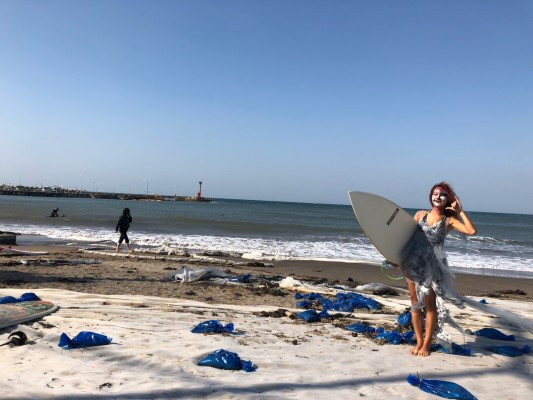
#> input picture python 4주차/surf.jpg, 533 x 400 px
$ jupyter execute --allow-errors '3-1. MDS, Cluster. Kmeans.ipynb'   (shell and % lines are left out)
#> lines starting #> are read from the running program, lines starting #| are printed output that depends on the picture; long printed decimals are rounded
# PCA : 주성분 분석 => 모델 전처리에 사용

상관계수행렬와 공분산행렬 => 고유값분해

변수간의 다중공선성이 있는지 확인해서 노이즈잡음제거 / 변수중요도를 알아보기 위해서 사용함

### 공분산 (covariance) : cov()
- 두변량이 각각의 평균으로부터 변화하는 방향 및 양에 대한 기대값
- 공분산이 +면 한변수값이 증가할때 다른변수값도 증가함

두변수의 단위에 의존하여 다른데이터와 비교시 불편 => 상관계수사용

### 상관계수 = 표준화된 공분산 (pearson correlation coefficient) : cor()
- 공분산은 각변량의 단위에 의존(변동크기량 모호)
- 공분산을 각 변량의 표준편차로 나누어 표준화
양의 값이면 두변수가 같은 방향으로 움직임 / 음이면 반대 / 0이면 선형관계없음

출처: https://rfriend.tistory.com/126 [R, Python 분석과 프로그래밍의 친구 (by R Friend)]

## 고유값 분해 => 특징추출 (pandas 초기에 설명함??)
고유값과 고유벡터로 확인됨 ( 내적=0 일때는 정직교함 => 이미지로 볼것)

[cell 1]
import numpy as np
rng = np.random.RandomState(10) #seed 값
C = rng.randn(3,3)# normal 3x3 행별
print(np.dot(C, C.T))
# T 전치행렬 , 행렬의 거듭제곱을 하기 위해서 전치행렬곱해줌
# 행렬 거듭제곱 = > 정방행렬, 대칭행렬 값이 나옴
print()


# 고유값 분해
e, V = np.linalg.eigh(np.dot(C, C.T))
print("eigenvector : 고유벡터", V)
print()
print("eigenvalue : 고유값", e)
## 3개의 벡터의 고유값

np.dot(V[1],V[2]) # 두벡터의 내적 => 0 에 가까움 : 직교한다

# MDS 다차원척도법 => 시각화

데이터 @ 임의의 직교행렬
(50,10) @ (10,2) = (50,2) 변수들을 고려해서 2차원 시각화 => 재해석함

10변수를 10차원인데 시각화가 불가함 => 2차원으로 시각화 하기 위해 내적

[cell 2]
import matplotlib.pyplot as plt
import seaborn as sns; sns.set()
import numpy as np

# 이미지를 파일로 출력하고 로딩한 다음 글씨만 추출
def make_hello(N=1000, rseed=42):
#> called with N = 1000, rseed = 42
    fig, ax = plt.subplots(figsize=(4, 1))
    fig.subplots_adjust(left=0, right=1, bottom=0, top=1)
    ax.axis('off')
    ax.text(0.5, 0.4, 'Gina', va='center', ha='center', weight='bold', size=85)
    fig.savefig('Gina.png')
    plt.close(fig)

    from matplotlib.image import imread
    data = imread('Gina.png')[::-1, :, 0].T
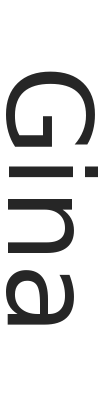
#> data: shape (400, 100) float32; min 0.149, max 1, mean 0.856
    print("이미지차원", data.shape)
#| 이미지차원 (400, 100)

    print(data)
#> (printed output is left out)
    rng = np.random.RandomState(rseed)
    X = rng.rand(4 * N, 2)
    print("만든 갯수",X.shape)
    print((X * data.shape).shape)
#| (4000, 2)
    i, j = (X * data.shape).astype(int).T

    mask = (data[i, j] < 1)
    X = X[mask]
#> X = 762 pairs, first value 0.181 to 0.812, second value 0.0616 to 0.978
    print("새로운X갯수", X.shape)
#| 새로운X갯수 (762, 2)
    print("원래이미지의 차수 ", data.shape)
#| 원래이미지의 차수  (400, 100)
    X[:, 0] *= (data.shape[0] / data.shape[1])
    X = X[:N]
#> X = 762 pairs, first value 0.722 to 3.25, second value 0.0616 to 0.978

    return X[np.argsort(X[:, 0])]

[cell 3]
X=make_hello(1000)
colorize=dict(c=X[:, 0], cmap=plt.cm.get_cmap('rainbow',5))
#> colorize = 2 items

plt.scatter(X[:,0], X[:, 1], **colorize)
plt.axis('equal')


print()
print()

print( "X 행렬의 모양", X.shape)
#| X 행렬의 모양 (762, 2)

#X=make_hello(1000)
#colorize=dict(c=X[:, 0], cmap=plt.cm.get_cmap('rainbow',5))
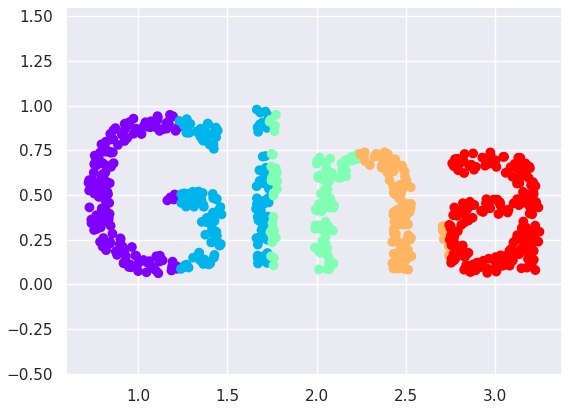
#> figure drawn by matplotlib, 1 panel

[cell 4]
               # 사람이 표현하는 각도
def rotate(X, angle):
    theta = np.deg2rad(angle) # 라디안 컴퓨터가 인식할수 있게 변경 =>호의 길이
    R = [[np.cos(theta), np.sin(theta)], [-np.sin(theta), np.cos(theta)]]
    # 2차원 행렬회전 [x축으로 1, y축 0] , []

    print(type(R))
    return np.dot(X, R) # 1000x2 @ 2x2 = 1000x2 : 내적으로 행렬 회전시킴

# 20도 돌아감
X2 = rotate(X, 20) + 5 # 각도회전으로 글자 잘릴까봐 +5
#> X2 = 762 pairs, first value 5.46 to 8, second value 5.41 to 6.74
plt.scatter(X2[:, 0], X2[:, 1], **colorize)
plt.axis('equal')

[cell 5]
# 각 점들간의 상호거리
from sklearn.metrics import pairwise_distances
                     # 디폴트 -유클리디안 거리:피타고라스의 정리


    # 재밌게 1000차원으로 ~~~~
    # 새로운거 한번 만들어보자 ~~


D = pairwise_distances(X) #거리행렬
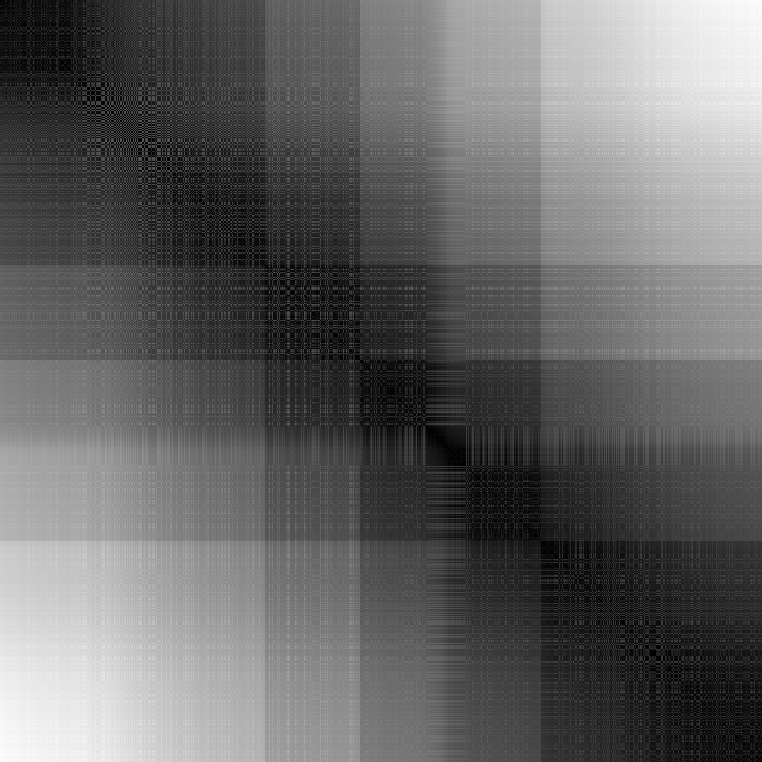
#> D: shape (762, 762) float64; min 0, max 2.55, mean 1.02; drawn with min black and max white
print(D.shape) # 1000x1000 정방행렬 이면서 대칭행렬 (행과 열에 똑같은 변수)
#| (762, 762)
print()

print(D[:5, :5])
#| [[0.         0.01548 0.04292 0.1377  0.01577]
#|  [0.01548 0.         0.05788 0.1527 0.0113]
#|  [0.04292 0.05788 0.         0.09483 0.05264]
#|  [0.1377  0.1527 0.09483 0.         0.1468]
#|  [0.01577 0.0113 0.05264 0.1468 0.        ]]

plt.imshow(D, zorder=2, cmap='Blues', interpolation='nearest')
plt.colorbar()
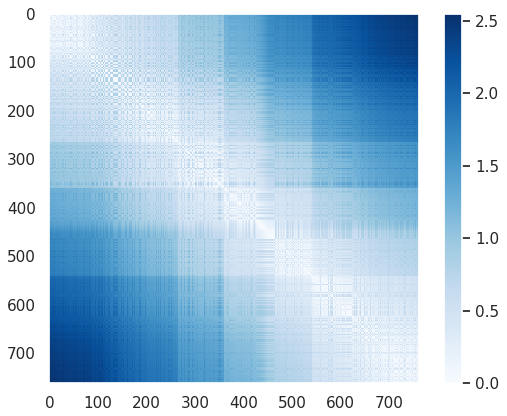
#> figure drawn by matplotlib, 2 panels

[cell 6]
D2 = pairwise_distances(X2) #X2 = 1000x2 행렬
np.allclose(D,D2)
#> Out = True
#원형을 유지하고 있음

[cell 7]
# 다형체  manifold
from sklearn.manifold import MDS
model = MDS(n_components=2, dissimilarity='precomputed', random_state=1) # MDS 1000차원 => 2차원으로 축소
# dissimilarity='precomputed 미리 계산 되어진 거리행렬 이용해 차원축소함

out = model.fit_transform(D) # 모델에 D 값
#> out = 762 pairs, first value -0.728 to 0.774, second value -1.2 to 1.23
plt.scatter(out[:,0], out[:,1], **colorize)
plt.axis('equal')
print(out)
#> (printed output is left out)
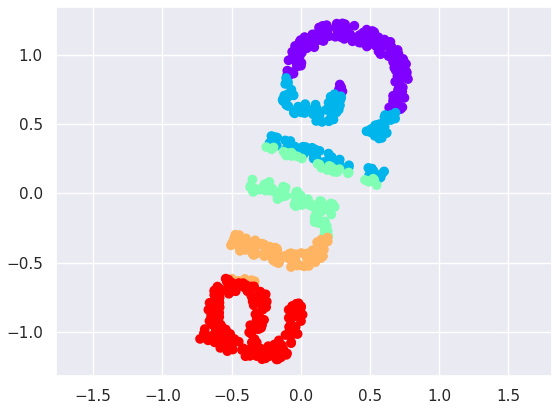
#> figure drawn by matplotlib, 1 panel

[cell 8]
# 2차원 -> 3차원으로 변환
# MDS 는 분석용으로 못씀 = random 이라 시각화로만 씀

print(" 데이터의 차원은", X.shape)
#|  데이터의 차원은 (762, 2)
print(X.shape[1])
#| 2
print()

def random_projection(X, dimension=3, rseed=42):      # 3 차원 만들어라
#> called with X = array of shape (762, 2), dimension = 3, rseed = 42
    assert dimension >= X.shape[1]
    # assert 확인해라 :  2차원인 경우 행,열로 출력 => 차원확대만 가능

    rng = np.random.RandomState(rseed)
    C = rng.randn(dimension, dimension) #(3x3)
    print("C는 ", C.shape)
    print(np.dot(C, C.T)) #행렬의 거듭제곱 => 정방행렬, 대칭행렬 만듦

    e, V = np.linalg.eigh(np.dot(C, C.T)) #고유값분해 -> 고유벡터는 정직교
    print("V는 ", V.shape) #(3x3)

    print("차원은", V[:X.shape[1]]) # 원래 데이터 2차원 =(2x3)
#| 차원은 [[-0.6336  0.7594  0.1479]
#|  [ 0.648  0.4165  0.6376]]
    return np.dot(X, V[:X.shape[1]]) # (1000x2)@(2,3) =(3x2) 변환


X3=random_projection(X,3)
#> X3 = 762 rows, first 8: [-0.0896, 0.785, 0.469], [-0.082, 0.794, 0.479], [-0.12, 0.77, 0.442], [-0.182, 0.732, 0.382], [-0.092, 0.799, 0.477], [-0.233, 0.711, 0.34], [-0.246, 0.703, 0.327], [-0.118, 0.788, 0.455]
X3.shape

[cell 9]
from  mpl_toolkits import mplot3d

ax = plt.axes(projection = '3d')
ax.scatter3D(X3[:, 0], X3[:, 1], X3[:,2], **colorize)
ax.view_init(azim=60, elev=30)
            # azim 좌우 elev 위아래 = 3차원에서 보는 카메라의 각도
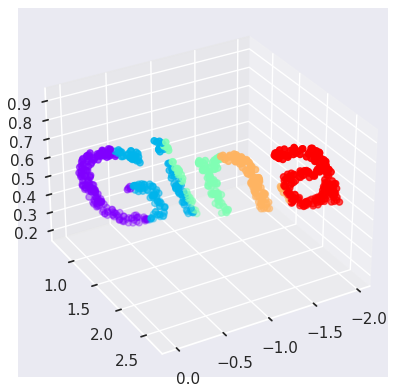
#> figure drawn by matplotlib, 1 panel

[cell 10]
model = MDS(n_components=2, random_state=1)
out3 = model.fit_transform(X3)
#> out3 has the same summary as out
plt.scatter(out3[:, 0], out3[:, 1], **colorize)
plt.axis('equal')

[cell 11]
def make_hello_s_curve(X):
    t = (X[:, 0] -2) * 0.75 * np.pi
#> t = 762 values from -3.01 to 2.94
    x = np.sin(t)
#> x = 762 values, max 0.996 at index 541, min -1 at index 201, mean 0.00346
    y =X[:, 1]
#> y = 762 values, max 0.978 at index 269, min 0.0616 at index 142, mean 0.445
    z = np.sign(t) * (np.cos(t) -1 ) #sign = + -
#> z = 762 values, max 1.99 at index 0, min -1.98 at index 761, mean -0.00605
    return np.vstack((x,y,z)).T

XS=make_hello_s_curve(X)
#> XS = 762 rows, first 8: [-0.131, 0.568, 1.99], [-0.139, 0.583, 1.99], [-0.139, 0.525, 1.99], [-0.142, 0.43, 1.99], [-0.161, 0.577, 1.99], [-0.167, 0.362, 1.99], [-0.169, 0.342, 1.99], [-0.173, 0.542, 1.98]
ax =plt.axes(projection='3d')
ax.scatter3D(XS[:, 0], XS[:, 1], XS[:, 2], **colorize)

# MDS는 비선형에 취약, 선형에는 강하지만
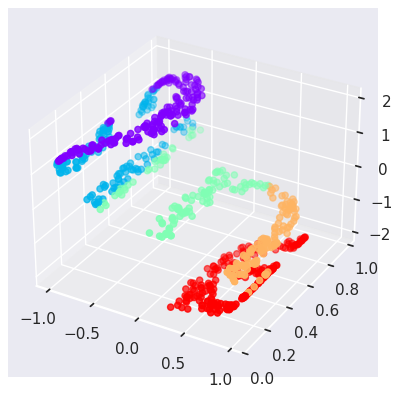
#> figure drawn by matplotlib, 1 panel

[cell 12]
# MDS는 비선형에서 모양유지가 안됨

model = MDS(n_components=2, random_state=1)
out3 = model.fit_transform(XS)
#> out3 = 762 pairs, first value -1.99 to 2, second value -1.32 to 1.19
plt.scatter(out3[:, 0], out3[:, 1], **colorize)
plt.axis('equal')
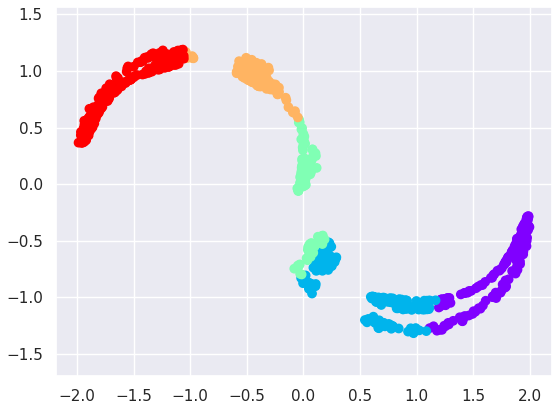
#> figure drawn by matplotlib, 1 panel

# LLE(locally linear embedding)
- 비선형에 강함
- 가까이 있는 (n_neighbors) 요소를 확인하고 (n_components) 차원으로 축소

[cell 13]
from sklearn.manifold import LocallyLinearEmbedding
model = LocallyLinearEmbedding(n_neighbors=100, n_components =2,
                              method='modified', eigen_solver='dense')

out = model.fit_transform(XS)
#> out = 762 pairs, first value -0.0579 to 0.0611, second value -0.0723 to 0.0785
fig,ax =plt.subplots()
ax.scatter(out[:,0], out[:,1], **colorize)
ax.set_ylim(0.15, -0.15)
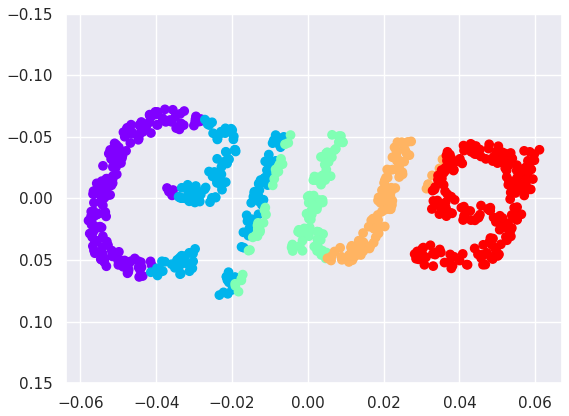
#> figure drawn by matplotlib, 1 panel

[cell 14]
from sklearn.datasets import load_iris
import matplotlib.pyplot as plt # 출력준비
from sklearn import manifold # 다형체 명령 maniifold.MDS 호출됨
from sklearn.manifold import MDS #편하게 호출하게 import

from matplotlib import pylab
from mpl_toolkits import mplot3d # 3차원 출력
import os # 디렉토리 관리
import numpy as np

CHART_DIR ="./" # 디렉토리 변수를 넣어서???
colors = ['r', 'g', 'b'] # 데이터 칼러 팔레트
markers = ['o', 6, '*']

def plot_iris_mds():
    iris = load_iris()
    X = iris.data
    y = iris.target
    fig = pylab.figure(figsize=(10, 4))
    ax = fig.add_subplot(121, projection='3d')

    ax.set_facecolor('white') # 바탕색

    # 1번째 3d 그래프

    mds = manifold.MDS(n_components=3) # 변수 4개 => 3차원으로 시각화해라 => 2차원
    Xtrans = mds.fit_transform(X)
    # 직교하는 축 계산해서 fit => 변환시켜줌 #(150x3)

                                 # y값 3개
    for cl, color, marker in zip(np.unique(y), colors, markers):
        ax.scatter(
            Xtrans[y == cl][:, 0], Xtrans[y == cl][:, 1], Xtrans[y == cl][:, 2],  # 3차원이니까 3개로 줘야함
            c=color, marker=marker, edgecolor='black')

    pylab.title(" iris MDS3  in dimension")
    ax.view_init(10, -15) # 카메라 각도 조절

    #2번째 그래프

    mds = manifold.MDS(n_components=2) # 2차원으로 시각화
    Xtrans = mds.fit_transform(X)

    ax = fig.add_subplot(122)
    for cl, color, marker in zip(np.unique(y), colors, markers):
        ax.scatter(
            Xtrans[y == cl][:, 0], Xtrans[y == cl][:, 1], c=color,
            marker=marker, edgecolor='black')
    pylab.title(" iris MDS  in 2 dimension")

    filename = "mds_demo_iris.png"
    pylab.savefig(os.path.join(CHART_DIR, filename), bbox_inches="tight")
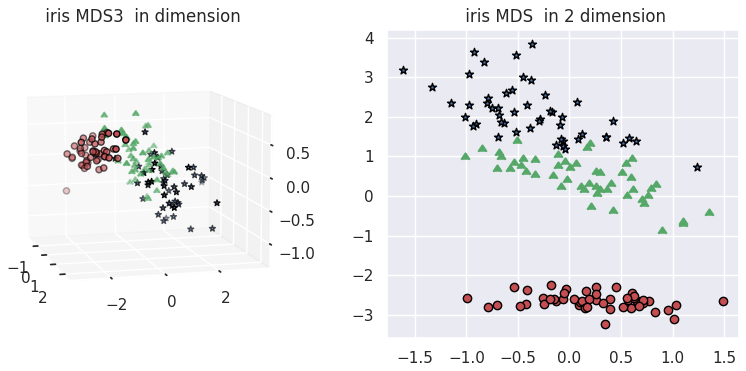
#> figure drawn by matplotlib, 2 panels

plot_iris_mds()

# Kmeans : 군집분석 =>

- 종속변수 결정
- 압축 : 팔레트, 실제데이터 : 팔레트 번호 (256) 1바이트로 표현가능
- 원형이상치 제거
- 챗봇이 미리 군집화해서 문제 해결에 도움을 줌

# 알고리즘 - k값을 결정( 군집수결정), 중심값 결정 => 중심값 재계산 : 변화

- 문제점 : 이상치에 민감하다

# k-means 의 척도 : 거리값( 피타고라스의 정리 -> euclidian distance)

kmeans 문제점 극복 - > DBSCAN : eps 기본거리값, 최소요소수
- 이웃 근거리값끼리 군집을 이어감 (중심점이 아니라) - 자동분류(핵심값, 경계값, 어느 군집에도 속하지 않는 것)

[cell 15]
import scipy
import sklearn.metrics.pairwise

a_64 = np.array([61.22, 71.60, -65.755], dtype=np.float64)
b_64 = np.array([61.22, 71.608, -65.72], dtype=np.float64)
a_32 = a_64.astype(np.float32)
b_32 = b_64.astype(np.float32)
#nomr 원점으로 부터의 크기 (단일벡터) => 단일벡터 - 단일벡터
dist_64_np = np.array([np.linalg.norm(a_64 - b_64)], dtype=np.float64)
dist_43_np = np.array([np.linalg.norm(a_32 - b_32)], dtype=np.float32)

# 두개의 벡터간의 거리값을 재기위한 함수()
# 유클리디안 거리값 => 특성간 가까운 거리인지 먼거리인지 구별하기위해서
dist_64_sklearn = sklearn.metrics.pairwise.pairwise_distances([a_64],[b_32], metric="manhattan") # manhattan 거리: 수평수직

from sklearn.metrics.pairwise import euclidean_distances

[cell 16]
from sklearn.svm import SVC #분류
from sklearn.datasets import load_breast_cancer
from sklearn.model_selection import train_test_split
from sklearn.preprocessing import MinMaxScaler # 전처리 => kmeans, PCA 는 민감함 = 꼭 전처리 해줘야함

cancer=load_breast_cancer()
X_train, X_test, y_train, y_test = train_test_split(cancer.data, cancer.target, random_state=0)

# 데이터를 가져와서 훈련용/테스트용 셋트 만들고

#전처리 => 정규화
scaler = MinMaxScaler().fit(X_train) # 함수연결. chaining => 훈련용데이터를 정규화 해서 확인
X_train_scaled = scaler.transform(X_train) # 0~1 사이의 범위로


svm = SVC() #분류기에 fitting
svm.fit(X_train_scaled, y_train)

X_test_scaled = scaler.transform(X_test) # 테스트 데이터에 변환
print("테스트 점수 : {:2f}".format(svm.score(X_test_scaled, y_test))) # score =predict 예측 완료

print()

from sklearn.model_selection import GridSearchCV
param_grid = {'C': [0.001, 0.01, 0.1, 1, 10, 100], #6개의 변수
             'gamma': [0.001, 0.01, 0.1, 1, 10, 100]} # 6개의 변수 => 6x6 =36 조합


grid=GridSearchCV(SVC(), param_grid=param_grid, cv=5) #교차검증 5번으로 나눠서  GridSearchCV
grid.fit(X_train_scaled, y_train)
# 최상의 조합 뽑아냄!!

print("최상의 교차 검증 정확도: {:2f}".format(grid.best_score_))
print("테스트 점수: {:2f}".format(grid.score(X_test_scaled, y_test)))
print("최적의 매개변수:", grid.best_params_)

# 파이프라인으로 한셋트 묶기

[cell 17]
# 참조 : 설명=> parameter 전달
from sklearn.pipeline import Pipeline

pipe=Pipeline([("scaler", MinMaxScaler()), ("svm", SVC())])
pipe.fit(X_train, y_train)
print("테스트 점수: {:.2f}".format(pipe.score(X_test, y_test)))
print()

# pipe line 이용해서 => 다음 parameter 도 이름 변경해줘야함
# pipe line + GridSearchCV 다양한 테스트 문제를 해결
from sklearn.model_selection import GridSearchCV

# C = regularization 규제 : 과적합 방지하기 위해 => 범위는 일단 처음에 대충 ~ 크게 줌
param_grid = {'svm__C': [0.001, 0.01, 0.1, 1, 10, 100],
             'svm__gamma': [0.001, 0.01, 0.1, 1, 10, 100]}


grid=GridSearchCV(pipe, param_grid=param_grid, cv=5)
grid.fit(X_train_scaled, y_train)

print("최상의 교차 검증 정확도: {:2f}".format(grid.best_score_))
print("테스트 점수: {:2f}".format(grid.score(X_test_scaled, y_test)))
print("최적의 매개변수:", grid.best_params_)

# cluster = K-means 비지도학습

- 초기 중심값이 결정 입력 => 중심을 지속적으로 변화
- 중심과의 거리값이 중요합

[cell 18]
from sklearn import cluster, datasets
import matplotlib.pyplot as plt
import seaborn as sns

iris =datasets.load_iris()
X=iris.data[:, :2] # 변수는 4개지만 => 2 개만 뽑아서 쓰고 있음
y_iris=iris.target

km2 = cluster.KMeans(n_clusters=2).fit(X)
km3 = cluster.KMeans(n_clusters=3).fit(X)
km4 = cluster.KMeans(n_clusters=4).fit(X)


plt.figure(figsize=(9,3)); plt.subplot(131)
plt.scatter(X[:,0], X[:,1], c=km2.labels_) # 컬러 2 => kmeans를 한 결과 2개로 cluster
print("2개 cluster 중심값",km2.cluster_centers_)
plt.title("K=2, J=%.2f" % km2.inertia_) # 군집 내부거리 값
print()
plt.subplot(132)
plt.scatter(X[:,0], X[:,1], c=km3.labels_) # labels => 군집번호 : 종속변수
print("3개 cluster 중심값",km3.cluster_centers_)
plt.title("K=3, J=%.2f" % km3.inertia_)
print()
plt.subplot(133)
plt.scatter(X[:,0], X[:,1], c=km4.labels_)
print("3개 cluster중심값",km4.cluster_centers_)
plt.title("K=4, J=%.2f" % km3.inertia_)

# iris 군집 cluster 갯수를 조정해서 종속변수 결정

[cell 19]
X=np.array([[7,5], [5,7], [7,7], [4,4], [4,6], [1,4],
           [0,0], [2,2], [8,7],[6,8],[5,5],[3,7]]) # (12x2)
print(X)
plt.scatter(X[:,0], X[:,1], s=100)
plt.show()

[cell 20]
from sklearn.cluster import KMeans
# 레이블: 군집번호 => 종속변수 : 12개의 데이터 => 12개의 값

model =KMeans(n_clusters=2, init="random", n_init=1, max_iter=1,
             random_state=1).fit(X)

c0, c1 = model.cluster_centers_ #중심점 2개의 cluster
print(len(model.labels_))


print()
# boolean index =>
# 색과 마커모양을 다르게 주기 위햇 == 값에 대해 True/False
plt.scatter(X[model.labels_==0,0], X[model.labels_==0,1], s=100,
           marker='v', c='r')
plt.scatter(X[model.labels_==1,0], X[model.labels_==1,1], s=100,
           marker='^', c='b')
plt.scatter(c0[0], c0[1], s=100, c='g', marker='v') # 중심점
plt.scatter(c1[0], c1[1], s=100, c='g', marker='^') # 중심점
plt.show()

# kmeans 장점 : 압축 => 이미지 컬러로 응용

[cell 21]
from sklearn.datasets import load_sample_image
from sklearn.utils import shuffle
from time import time
from matplotlib import font_manager, rc

#> (the rest of this cell did not finish here and is left out)

#> (a cell that did not finish here is left out)

[cell 23]
# [13 lines left out: function recreate_image, not called in this run]

               # codebook
#> (the rest of this cell did not finish here and is left out)

[cell 24]
plt.figure(1)
plt.clf()
ax= plt.axes([0,0,1,1])
plt.axis('off')
plt.title('Original image ( 96,615 colors)')
#> (the rest of this cell did not finish here and is left out)

[cell 25]
plt.figure(2)
plt.clf()
ax= plt.axes([0,0,1,1])
plt.axis('off')
plt.title('64 cluster colors')
#> (the rest of this cell did not finish here and is left out)

# 원하는 이미지 압축 추출해내기

[cell 26]
image = plt.imread('surf.jpg')
#> image is the input picture: shape (400, 533, 3); mean R, G, B 136.6, 150.4, 169.6
#> (the rest of the program and of its run is left out)
